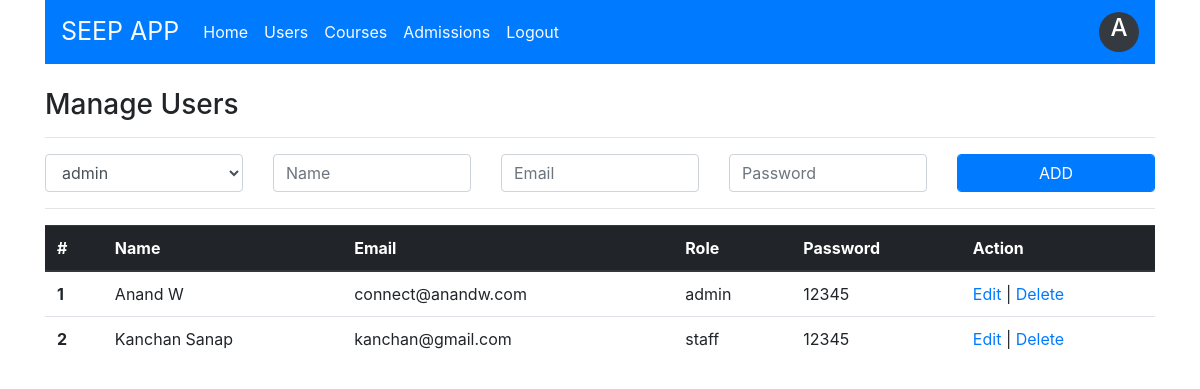
Page /users.php (signed in) on the committed database.
### tables this page shows
CREATE TABLE `user` (
  `user_id` int(11) NOT NULL,
  `user_name` varchar(15) NOT NULL,
  `user_email` varchar(25) NOT NULL,
  `user_password` varchar(15) NOT NULL,
  `role_id` int(11) NOT NULL
);

CREATE TABLE `role` (
  `role_id` int(11) NOT NULL,
  `role_name` varchar(15) NOT NULL
);

### users.php (the view, shortened to what this page needs)
<html>
<head>
    <link rel="stylesheet" href="css/style.css">
    <link rel="stylesheet" href="https://maxcdn.bootstrapcdn.com/bootstrap/4.0.0/css/bootstrap.min.css">
</head>
<body>
<?php
    include("include/dbconnection.php");
    $userName="";
    $userEmail="";
    $userPassword="";
    $userRole="";
    $qry = "SELECT * FROM user, role WHERE user.role_id=role.role_id";
    $userList = mysqli_query($con, $qry);
?>
<div class="container">
   <?php include("include/header.php");
   ?>
   <br>
   <section>
        <div class="row">
            <div class="col">
            <h3> Manage Users </h3>
            <hr>
            <form action="" method="post">
                <div class="row">
                    <div class="col">
                        <select class="form-control" name="txtRole" >
                            <?php
                                $qry = "SELECT * FROM role";
                                $roleList = mysqli_query($con, $qry);
                                while($role = mysqli_fetch_assoc($roleList))
                                {
                                    if($role["role_id"] == $userRole)
                                        echo "<option value='".$role["role_id"]."' selected=selected> ".$role["role_name"]." </option>";
                                    else
                                        echo "<option value='".$role["role_id"]."'> ".$role["role_name"]." </option>";
                                }
                            ?>
                        </select>
                    </div>
                    <div class="col">
                        <input type="text" name="txtName" class="form-control" placeholder="Name" value="<?=$userName?>" required>
                    </div>
                    <div class="col">
                        <input type="text" name="txtEmail" class="form-control" placeholder="Email" value="<?=$userEmail?>" required>
                    </div>
                    <div class="col">
                        <input type="text" name="txtPassword" class="form-control" placeholder="Password" value="<?=$userPassword?>" required>
                    </div>
                    <div class="col">
                        <?php if( isset($_REQUEST["edit"]) ) { ?>
                        <input type="submit" name="btnUpdateUser" class="btn btn-secondary" value="UPDATE">
                        <a href="users.php" class="btn btn-primary"> CANCEL </a>
                        <?php } else { ?>
                        <input type="submit" name="btnAddUser" class="form-control btn btn-primary" value="ADD">
                        <?php } ?>
                    </div>
                </div>
            </form>
            <hr>
            <table class="table">
                <thead class="thead-dark">
                    <tr>
                    <th scope="col">#</th>
                    <th scope="col">Name</th>
                    <th scope="col">Email</th>
                    <th scope="col">Role</th>
                    <th scope="col">Password</th>
                    <th scope="col">Action</th>
                    </tr>
                </thead>
                <tbody>
                    <?php while($user = mysqli_fetch_assoc($userList)) { ?>
                    <tr>
                        <th scope="row"><?=$user["user_id"]?></th>
                        <td><?=$user["user_name"]?></td>
                        <td><?=$user["user_email"]?></td>
                        <td><?=$user["role_name"]?></td>
                        <td><?=$user["user_password"]?></td>
                        <td>
                            <a href="users.php?edit=<?=$user["user_id"]?>"> Edit </a> |
                            <a href="users.php?delete=<?=$user["user_id"]?>"> Delete </a>
                        </td>
                    </tr>
                    <?php } ?>
                </tbody>
                </table>
            </div>
        </div>
   </section>
</div>
</body>
</html>

### rows in the picture
user: user_id "1", user_name "Anand W", user_email "connect@anandw.com", role.role_name "admin", user_password "12345"
user: user_id "2", user_name "Kanchan Sanap", user_email "kanchan@gmail.com", role.role_name "staff", user_password "12345"

### other values in the picture
$username1 "A"
form field txtRole "admin"
